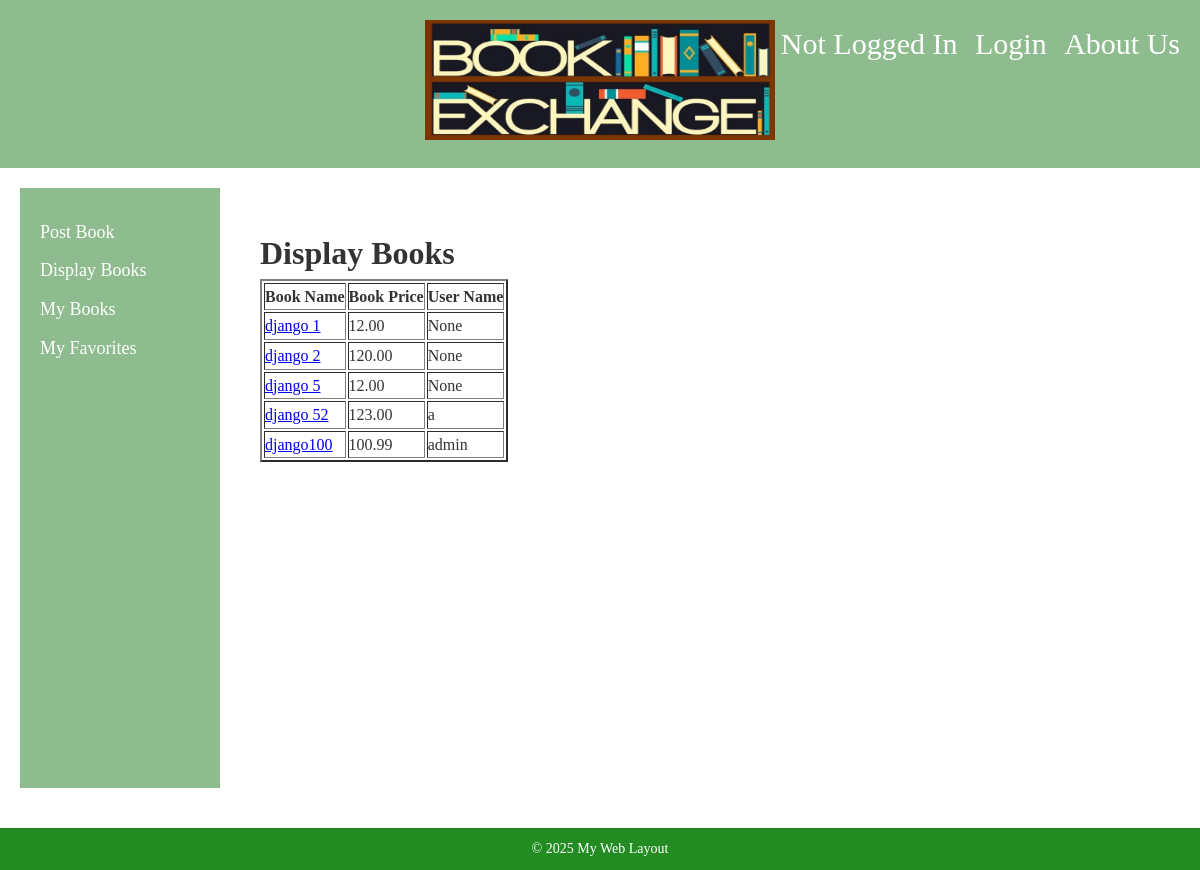
Before: /displaybooks with the older database file.
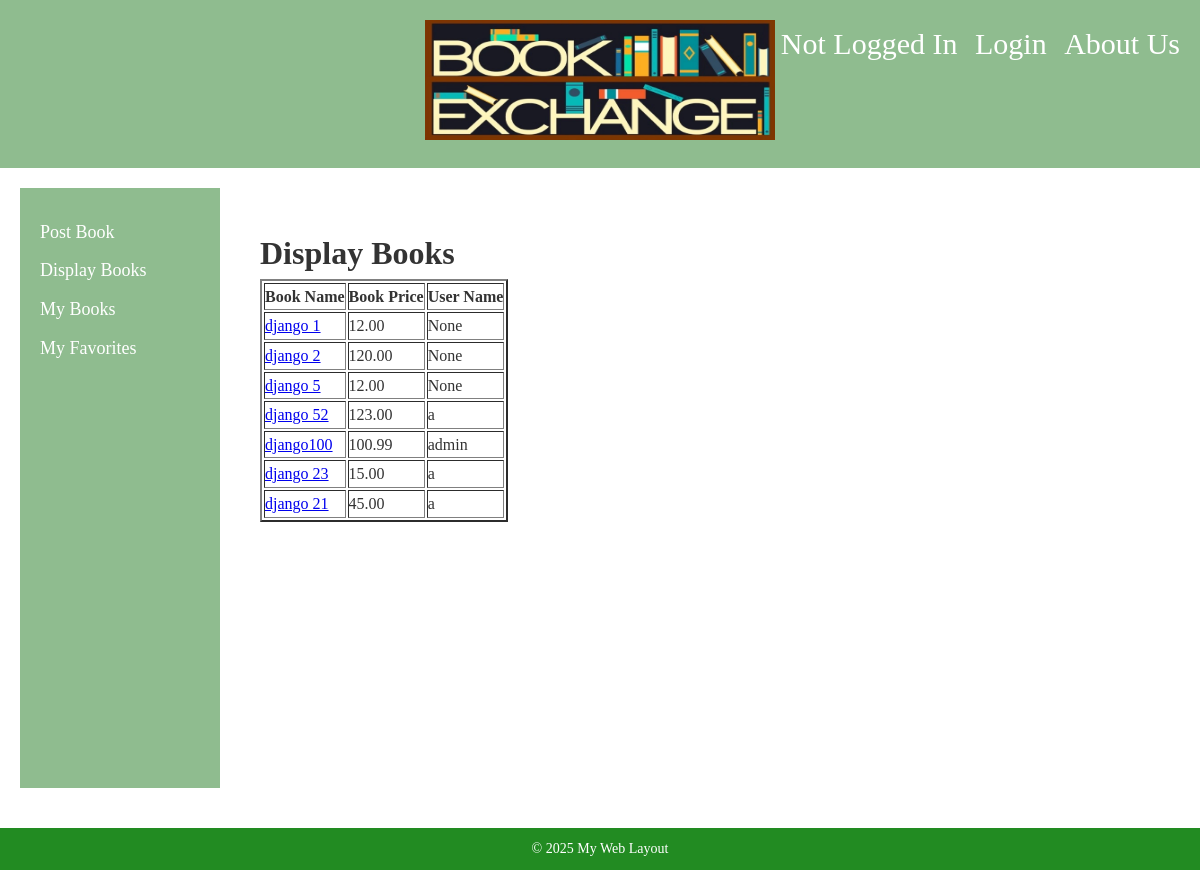
After: the same page with the newer database file.
### bookMng/models.py (models this page shows, shortened)
class MainMenu(models.Model):
    item = models.CharField(max_length=300, unique=True)
    link = models.CharField(max_length=300, unique=True)

class Book(models.Model):
    name = models.CharField(max_length=200)
    web = models.URLField(max_length=300)
    price = models.DecimalField(decimal_places=2, max_digits=8)
    publishdate = models.DateField(auto_now=True)
    picture = models.FileField(upload_to='bookEx/static/uploads')
    pic_path = models.CharField(max_length=300, editable=False, blank=True)
    username = models.ForeignKey(User, blank=True, null=True, on_delete=models.CASCADE)

### bookMng/views.py (the view)
# urls.py: path('displaybooks', views.displaybooks, name='displaybooks'),
def displaybooks(request):
    books = Book.objects.all()
    for b in books:
        b.pic_path = b.picture.url[14:]
    return render(request,
                  template_name='bookMng/displaybooks.html',
                  context={
                      'item_list': MainMenu.objects.all(),
                      'books': books
                  })

### bookEx/templates/bookMng/displaybooks.html
{% extends "base.html" %}
{% load static %}
{% block sidenav %}
    {% for item in item_list %}
        <li>
            <a href="{{ item.link }}">  {{ item.item }} </a>
        </li>
    {% endfor %}
{% endblock sidenav %}
{% block content %}
    <h1>Display Books</h1>
    <table border="2">
        <tr>
          <th>
              Book Name
          </th>
          <th>
              Book Price
          </th>
          <th>
              User Name
          </th>
        </tr>
        {% for book in books %}
        <tr>
         <td>
             <a href="book_detail/{{ book.id }}">  {{ book.name }} </a>
         </td>
         <td>
            {{ book.price }}
         </td>
          <td>
            {{ book.username }}
         </td>
        </tr>
    {% endfor %}
    </table>
{% endblock content %}

Changed rows visible on the page:
added Book: name "django 23", price "15.00", username "a"
added Book: name "django 21", price "45.00", username "a"
